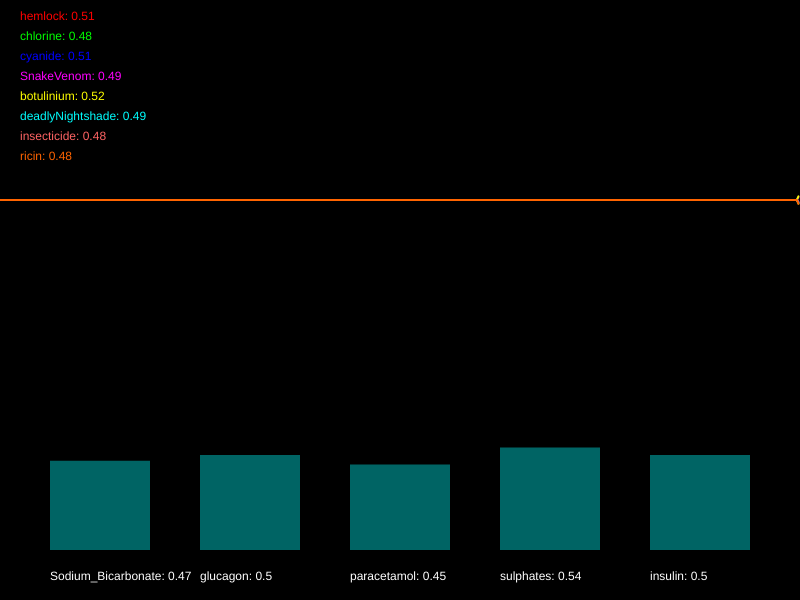
Frame 1 (no input)
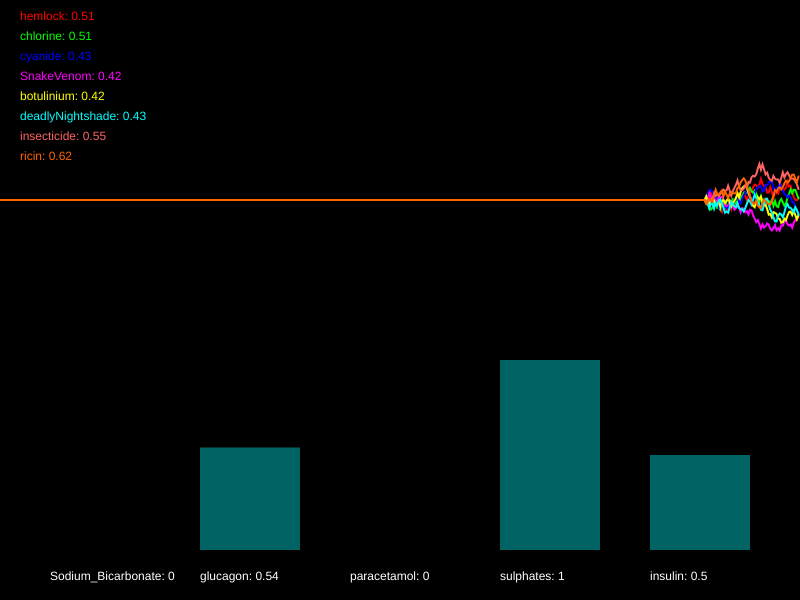
Frame 60 (no input)
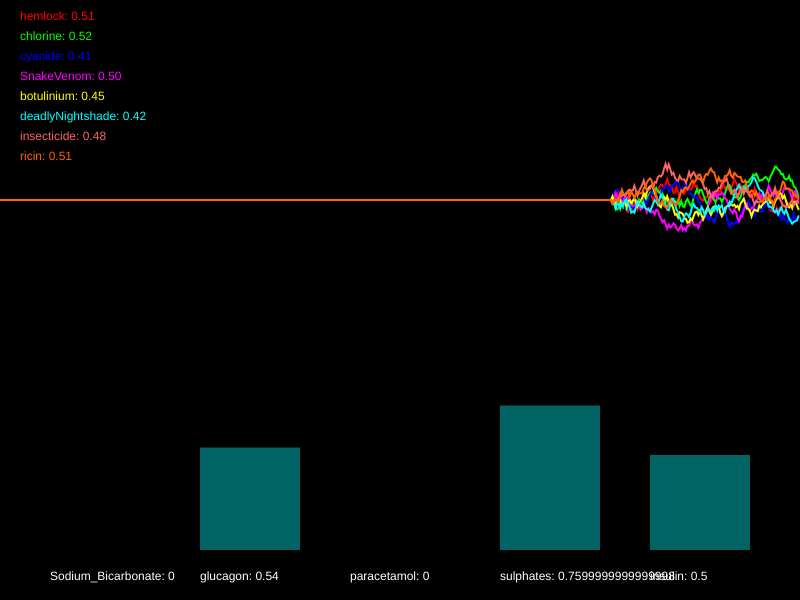
Frame 120 (the mouse pressed at the canvas centre since frame 60)

The p5.js sketch that drew these frames (run headless with seeded random() and noise() and a simulated clock; from frame 60 on, the mouse is pressed at the canvas centre):

// p5.js sketch
// ── sketch.js
/*

Officer: 5031189
CaseNum: 401-3-74829663-5031189

Case 401 - The Case of Norbert's Weiner Stand
Stage 4 - Mortal Cupcake

It seems that Norbert is getting desperate now. In what appears to be his final stand he has set up his own cupcake shop. The laced cupcakes look delicious but they are extremely dangerous. Just a brief whiff of one can induce a series of
deadly symptoms. This is Norbert’s most complex poison to date, so you’ll have to work hard to produce a viable antidote.

You must develop the antidote by using conditional statements in the draw loop to do the following.

	- If SnakeVenom goes above 0.27 and ricin dips below 0.65, or on the other hand, cyanide dips below 0.68 and insecticide dips below 0.48, try decreasing Sodium_Bicarbonate by 0.03
	- When hemlock dips below 0.72, botulinium dips below 0.3, chlorine dips below 0.54, and also deadlyNightshade dips below 0.3, increment Sodium_Bicarbonate by 0.02
	- When SnakeVenom dips below 0.3, chlorine goes above 0.48, botulinium dips below 0.57, and also insecticide goes above 0.25, try decreasing glucagon by 0.04
	- When deadlyNightshade dips below 0.52 and hemlock goes above 0.71, or on the other hand, cyanide goes above 0.58, raise glucagon by 0.01
	- If deadlyNightshade goes above 0.3 and insecticide dips below 0.42, or on the other hand, cyanide dips below 0.62, reduce paracetamol by 0.05
	- When chlorine dips below 0.72, hemlock goes above 0.51, and also ricin goes above 0.26, increment paracetamol by 0.04
	- If botulinium dips below 0.69, whilst at the same time, chlorine goes above 0.61 or insecticide goes above 0.62, try decreasing sulphates by 0.04
	- When deadlyNightshade goes above 0.3 or SnakeVenom dips below 0.72, whilst at the same time, cyanide goes above 0.46 or ricin goes above 0.59, increase sulphates by 0.04
	- If SnakeVenom goes above 0.71 or botulinium dips below 0.27, whilst at the same time, hemlock goes above 0.58, try decreasing insulin by 0.01
	- If chlorine dips below 0.44, deadlyNightshade dips below 0.62, and also insecticide dips below 0.62, try increasing insulin by 0.03


Your conditional statements should consider the following poisons:

	- hemlock
	- chlorine
	- cyanide
	- SnakeVenom
	- botulinium
	- deadlyNightshade
	- insecticide
	- ricin


Your conditional statements should modify the following antidotes:

	- Sodium_Bicarbonate
	- glucagon
	- paracetamol
	- sulphates
	- insulin


- There are many ways to complete this task but you should only use the following commands:

	if(){}
	>
	<
	&&
	||
	+=
	-=

*/

//Declare the poison variables
var hemlock;
var chlorine;
var cyanide;
var SnakeVenom;
var botulinium;
var deadlyNightshade;
var insecticide;
var ricin;

//Declare the antidote variables
var Sodium_Bicarbonate;
var glucagon;
var paracetamol;
var sulphates;
var insulin;

//This variable is used for drawing the graph
var graphs;

function setup() {
   createCanvas(800, 600);
   strokeWeight(2);

   //initialise the poisons and antidotes
   hemlock = 0.5;
   chlorine = 0.5;
   cyanide = 0.5;
   SnakeVenom = 0.5;
   botulinium = 0.5;
   deadlyNightshade = 0.5;
   insecticide = 0.5;
   ricin = 0.5;
   Sodium_Bicarbonate = 0.5;
   glucagon = 0.5;
   paracetamol = 0.5;
   sulphates = 0.5;
   insulin = 0.5;

   //fills the graph with empty values
   graphs = [];

   for (var i = 0; i < 8; i++) {
      graphs.push([]);
      for (var j = 0; j < 512; j++) {
         graphs[i].push(0.5);
      }
   }
}

function draw() {
   //Develop the antidote below
   //Write conditional statements to change the amount of each substance ...

   // - If SnakeVenom goes above 0.27 and ricin dips below 0.65, or on the other hand, cyanide dips below 0.68 and insecticide dips below 0.48, try decreasing Sodium_Bicarbonate by 0.03

   // - When hemlock dips below 0.72, botulinium dips below 0.3, chlorine dips below 0.54, and also deadlyNightshade dips below 0.3, increment Sodium_Bicarbonate by 0.02

   // - When SnakeVenom dips below 0.3, chlorine goes above 0.48, botulinium dips below 0.57, and also insecticide goes above 0.25, try decreasing glucagon by 0.04

   // - When deadlyNightshade dips below 0.52 and hemlock goes above 0.71, or on the other hand, cyanide goes above 0.58, raise glucagon by 0.01

   // - If deadlyNightshade goes above 0.3 and insecticide dips below 0.42, or on the other hand, cyanide dips below 0.62, reduce paracetamol by 0.05

   // - When chlorine dips below 0.72, hemlock goes above 0.51, and also ricin goes above 0.26, increment paracetamol by 0.04

   // - If botulinium dips below 0.69, whilst at the same time, chlorine goes above 0.61 or insecticide goes above 0.62, try decreasing sulphates by 0.04

   // - When deadlyNightshade goes above 0.3 or SnakeVenom dips below 0.72, whilst at the same time, cyanide goes above 0.46 or ricin goes above 0.59, increase sulphates by 0.04

   // - If SnakeVenom goes above 0.71 or botulinium dips below 0.27, whilst at the same time, hemlock goes above 0.58, try decreasing insulin by 0.01

   // - If chlorine dips below 0.44, deadlyNightshade dips below 0.62, and also insecticide dips below 0.62, try increasing insulin by 0.03

   //////////////////////////////////////////////////////
   if (
      (SnakeVenom > 0.27 && ricin < 0.65) ||
      (cyanide < 0.68 && insecticide < 0.48)
   )
      Sodium_Bicarbonate -= 0.03;
   if (
      hemlock < 0.72 &&
      botulinium < 0.3 &&
      chlorine < 0.54 &&
      deadlyNightshade < 0.3
   )
      Sodium_Bicarbonate += 0.02;
   if (
      SnakeVenom < 0.3 &&
      chlorine > 0.48 &&
      botulinium < 0.57 &&
      insecticide > 0.25
   )
      glucagon -= 0.04;
   if ((deadlyNightshade < 0.52 && hemlock > 0.71) || cyanide > 0.58)
      glucagon += 0.01;
   if ((deadlyNightshade > 0.3 && insecticide < 0.42) || cyanide < 0.62)
      paracetamol -= 0.05;
   if (chlorine < 0.72 && hemlock > 0.51 && ricin > 0.26) paracetamol += 0.04;
   if (botulinium < 0.69 && (chlorine > 0.61 || insecticide > 0.62))
      sulphates -= 0.04;
   if (
      (deadlyNightshade > 0.3 || SnakeVenom < 0.72) &&
      (cyanide > 0.46 || ricin > 0.59)
   )
      sulphates += 0.04;
   if ((SnakeVenom > 0.71 || botulinium < 0.27) && hemlock > 0.58)
      insulin -= 0.01;
   if (chlorine < 0.44 && deadlyNightshade < 0.62 && insecticide < 0.62)
      insulin += 0.03;

   //the code below generates new values using random numbers

   /*
		For testing, you might want to temporarily comment out
		these lines and set the same variables to constant values
		instead.
	*/

   hemlock = nextValue(graphs[0], hemlock);
   chlorine = nextValue(graphs[1], chlorine);
   cyanide = nextValue(graphs[2], cyanide);
   SnakeVenom = nextValue(graphs[3], SnakeVenom);
   botulinium = nextValue(graphs[4], botulinium);
   deadlyNightshade = nextValue(graphs[5], deadlyNightshade);
   insecticide = nextValue(graphs[6], insecticide);
   ricin = nextValue(graphs[7], ricin);

   Sodium_Bicarbonate = constrain(Sodium_Bicarbonate, 0, 1);
   glucagon = constrain(glucagon, 0, 1);
   paracetamol = constrain(paracetamol, 0, 1);
   sulphates = constrain(sulphates, 0, 1);
   insulin = constrain(insulin, 0, 1);

   ///////// DO NOT CHANGE THE CODE BELOW ///////////

   //drawing code

   // set background
   background(0);
   noFill();

   //draw the graphs for the vitals

   var colors = [
      color(255, 0, 0),
      color(0, 255, 0),
      color(0, 0, 255),
      color(255, 0, 255),
      color(255, 255, 0),
      color(0, 255, 255),
      color(255, 100, 100),
      color(255, 100, 0),
   ];

   for (var i = 0; i < graphs.length; i++) {
      stroke(colors[i]);
      drawGraph(graphs[i]);
   }

   //draw the poisons as text
   noStroke();
   fill(colors[0]);
   text('hemlock: ' + nf(hemlock, 1, 2), 20, 20);
   fill(colors[1]);
   text('chlorine: ' + nf(chlorine, 1, 2), 20, 40);
   fill(colors[2]);
   text('cyanide: ' + nf(cyanide, 1, 2), 20, 60);
   fill(colors[3]);
   text('SnakeVenom: ' + nf(SnakeVenom, 1, 2), 20, 80);
   fill(colors[4]);
   text('botulinium: ' + nf(botulinium, 1, 2), 20, 100);
   fill(colors[5]);
   text('deadlyNightshade: ' + nf(deadlyNightshade, 1, 2), 20, 120);
   fill(colors[6]);
   text('insecticide: ' + nf(insecticide, 1, 2), 20, 140);
   fill(colors[7]);
   text('ricin: ' + nf(ricin, 1, 2), 20, 160);

   //draw the antidotes bar chart
   drawBar(Sodium_Bicarbonate, 50, 'Sodium_Bicarbonate');
   drawBar(glucagon, 200, 'glucagon');
   drawBar(paracetamol, 350, 'paracetamol');
   drawBar(sulphates, 500, 'sulphates');
   drawBar(insulin, 650, 'insulin');
}

function nextValue(graph, val) {
   //gets the next value for a vital and puts it in an array for drawing
   var delta = random(-0.03, 0.03);

   val += delta;
   if (val > 1 || val < 0) {
      delta *= -1;
      val += delta * 2;
   }

   graph.push(val);
   graph.shift();
   return val;
}

function drawGraph(graph) {
   //draws an array as a graph
   beginShape();
   for (var i = 0; i < graph.length; i++) {
      vertex((width * i) / 512, height * 0.5 - (graph[i] * height) / 3);
   }
   endShape();
}

function drawBar(val, x, name) {
   //draws the bars for bar chart
   noStroke();
   fill(0, 100, 100);
   var mh = height * 0.4 - 50;
   rect(x, height - 50 - val * mh, 100, val * mh);
   fill(255);
   text(name + ': ' + val, x, height - 20);
}
